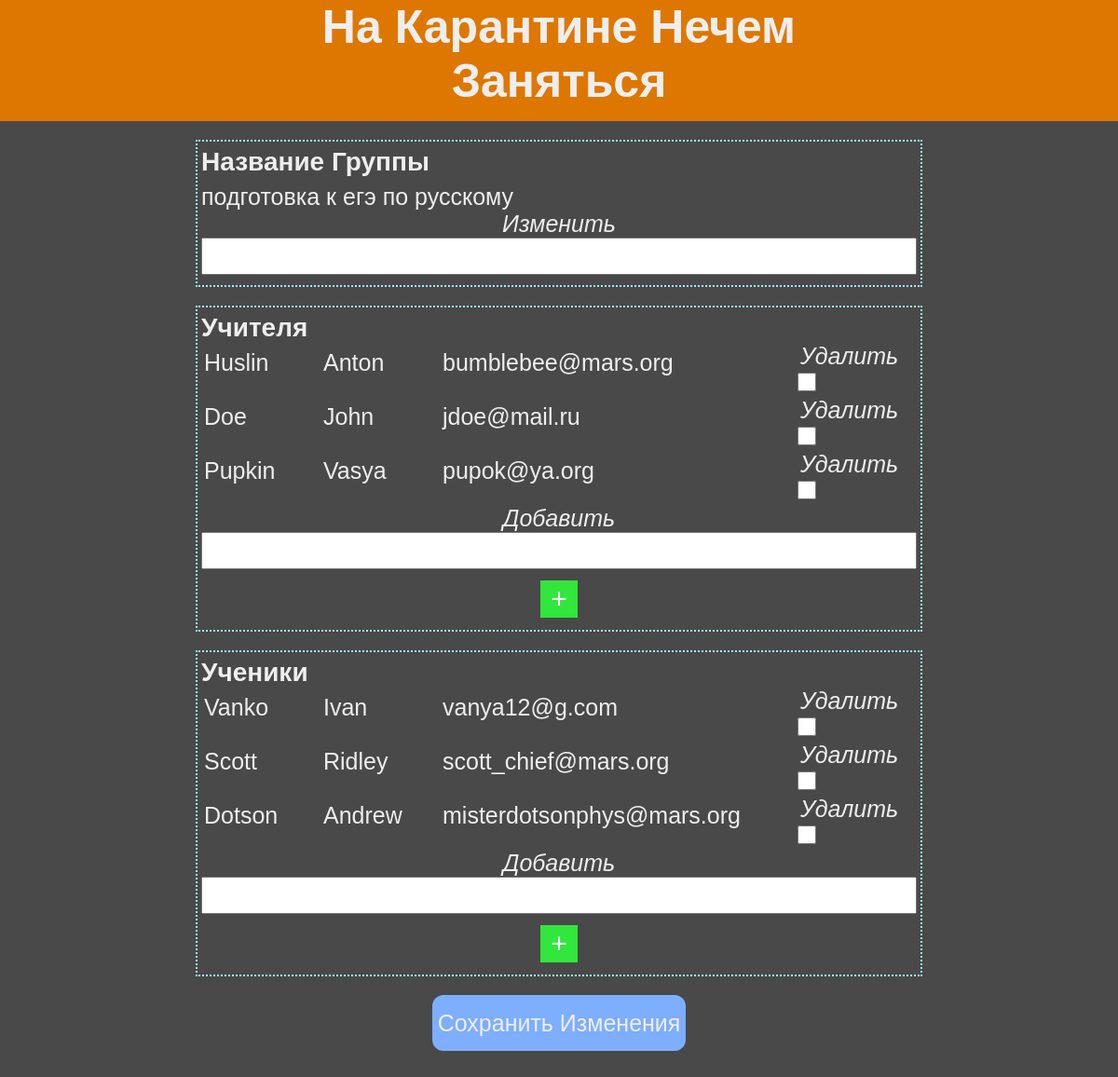
The page /group/1 on the database its author committed.
### data/group.py (models this page shows)
class Group(SqlAlchemyBase, SerializerMixin):
    __tablename__ = "groups"
    id = sa.Column(sa.Integer,
                   primary_key=True,
                   autoincrement=True)
    name = sa.Column(sa.String, default="Группа Без Названия")
    deadlines = sa.orm.relationship("Deadline",
                                    backref="group",
                                    lazy="subquery")
    teachers = sa.orm.relationship("User",
                                   secondary="teachers_to_groups",
                                   backref="teacher_groups",
                                   lazy="subquery")
    students = sa.orm.relationship("User",
                                   secondary="students_to_groups",
                                   backref="student_groups",
                                   lazy="subquery")
    def get_related_attrs(self):
        return ("deadlines", "teachers", "students")
    def get_non_related_attrs(self):
        return ("id", "name")

### data/user.py (models this page shows, shortened)
class User(UserMixin, SerializerMixin, SqlAlchemyBase):
    __tablename__ = "users"
    id = sa.Column(sa.Integer,
                   primary_key=True,
                   autoincrement=True)
    name = sa.Column(sa.String)
    surname = sa.Column(sa.String)
    email = sa.Column(sa.String,
                      index=True,
                      unique=True)
    about = sa.Column(sa.String, nullable=True)
    hashed_password = sa.Column(sa.String)
    tasks = sa.orm.relationship("Task",
                                backref="user",
                                lazy="subquery")
    solutions = sa.orm.relationship("Solution",
                                    backref="user",
                                    lazy="subquery")
    deadlines = sa.orm.relationship("Deadline",
                                    backref="user",
                                    lazy="subquery")

### main.py (the view, shortened to what this page needs)
@app.route("/group/<int:id>", methods=["GET", "POST"])
def manage_group(id):
    if request.method == "GET":
        sql = db.create_session()
        group = sql.query(db.Group).get(id)
        group_data = manage_sql.get_object_data(group)
        group_data['teachers'] = [sql.query(db.User).get(uid).to_dict(only=("id", "name", "surname", "email")) for uid in group_data['teachers']]
        group_data['students'] = [sql.query(db.User).get(uid).to_dict(only=("id", "name", "surname", "email")) for uid in group_data['students']]
        sql.close()
        return render_template("manageGroup.html", data=group_data)

### api/manage_sql.py (called while the page is built)
def get_related_ids(obj, attr):
    if hasattr(obj, attr):
        return [item.id for item in getattr(obj, attr)]

def get_object_data(obj):
    non_related_fields = obj.to_dict(only=obj.get_non_related_attrs())
    if obj.get_related_attrs():
        related_fields = {rel: get_related_ids(obj, rel)
                          for rel in obj.get_related_attrs()}
    else:
        related_fields = dict()
    data = {**non_related_fields, **related_fields}  # их сумма
    return data

### data/db_session.py (called while the page is built)
def create_session() -> Session:
    global __factory
    return __factory()

### templates/manageGroup.html (shortened to what this page needs)
{% extends "j2/base.j2" %}
{% block head %}
<link rel="stylesheet" type="text/css" href="/static/css/taskNgroup.css">
{% endblock %}
{% block body_content %}
	<form class="baseForm" method="post">
			<div class="container">
				<div class="item">
					<label class="itemTitle">Название Группы</label>
					<label class="current">{{ data['name'] }}</label>
					<label class="edit">Изменить</label>
					<input class="fieldInput" type="text" name="name">
				</div>
				<div class="item">
					<label class="itemTitle">Учителя</label>
					{% for teacher in data['teachers'] %}
						<div class="existField">
							<label class="current">{{ teacher['surname'] }}</label>
							<label class="current">{{ teacher['name'] }}</label>
							<label class="current">{{ teacher['email'] }}</label>
							<div class="checkcont">
								<label class="edit">Удалить</label>
								<input class="checkBox" type="checkbox" name="dt{{ teacher['id'] }}">
							</div>
						</div>
					{% endfor %}
					<label class="edit">Добавить</label>
					<div class="multipleInput" id="teachers">
						<input class="fieldInput" type="email" name="at0">
					</div>
					<button class="plusBtn" id="addTeacher" type="button">+</button>
				</div>
				<div class="item">
					<label class="itemTitle">Ученики</label>
					{% for student in data['students'] %}
						<div class="existField">
							<label class="current">{{ student['surname'] }}</label>
							<label class="current">{{ student['name'] }}</label>
							<label class="current">{{ student['email'] }}</label>
							<div class="checkcont">
								<label class="edit">Удалить</label>
								<input class="checkBox" type="checkbox" name="ds{{ student['id'] }}">
							</div>
						</div>
					{% endfor %}
					<label class="edit">Добавить</label>
					<div class="multipleInput" id="students">
						<input class="fieldInput" type="email" name="as0">
					</div>
					<button class="plusBtn" id="addStudent" type="button">+</button>
				</div>
				<button class="submitBtn">Сохранить Изменения</button>
			</div>
	</form>
{% endblock %}

### static/css/master.css (style rules this page uses)
* { margin: 0; padding: 0; box-sizing: border-box; }
body { background-color: #494949; font-family: sans-serif; color: #eeeeee; font-size: 25px; margin-bottom: 40vh }
.container { display: flex; flex-direction: column; align-items: center; width: 100%; }
.submitBtn { background-color: #7eaeff; color: inherit; border: 0; border-radius: 12px; padding: 9px 6px; height: 60px; align-self: center; font-size: 25px; }
.fieldInput { width: 100%; height: 40px; font-size: 25px; margin-bottom: 5px; }
.checkBox { width: 40px; height: 40px; }

### static/css/taskNgroup.css (style rules this page uses)
.item { display: flex; flex-direction: column; align-items: flex-start; width: 65%; margin-bottom: 20px; border: 2px dotted #9ef2ff; padding: 6px 4px; }
.itemTitle { font-weight: bold; font-size: 28px; }
.current { margin-top: 7px; }
.edit { font-style: italic; align-self: center; }
.existField { width: 100%; display: grid; grid-template-columns: 1fr 1fr 3fr 1fr; }
.existField label { margin-left: 3px; }
.checkcont { display: inline-block; margin: 0 auto; }
.multipleInput { width: 100%; }
.plusBtn { height: 40px; width: 40px; font-size: 30px; text-align: center; align-self: center; margin: 7px 0; background-color: #31e63c; border: 0; color: white }
.checkBox { width: 20px; height: 20px; }

### rows shown on the page
Group: name "подготовка к егэ по русскому"
User: surname "Huslin", name "Anton", email "bumblebee@mars.org"
User: surname "Doe", name "John", email "jdoe@mail.ru"
User: surname "Pupkin", name "Vasya", email "pupok@ya.org"
User: surname "Vanko", name "Ivan", email "vanya12@g.com"
User: surname "Scott", name "Ridley", email "scott_chief@mars.org"
User: surname "Dotson", name "Andrew", email "misterdotsonphys@mars.org"
